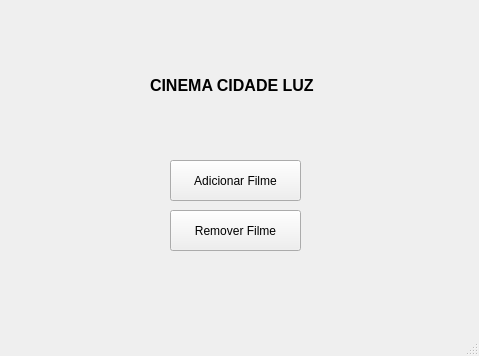
<?xml version="1.0" encoding="UTF-8"?>
<ui version="4.0">
 <class>MainWindow</class>
 <widget class="QMainWindow" name="MainWindow">
  <property name="geometry">
   <rect>
    <x>0</x>
    <y>0</y>
    <width>479</width>
    <height>356</height>
   </rect>
  </property>
  <property name="windowTitle">
   <string>MainWindow</string>
  </property>
  <widget class="QWidget" name="centralwidget">
   <widget class="QPushButton" name="pushButton">
    <property name="geometry">
     <rect>
      <x>170</x>
      <y>160</y>
      <width>131</width>
      <height>41</height>
     </rect>
    </property>
    <property name="text">
     <string>Adicionar Filme</string>
    </property>
    <property name="autoDefault">
     <bool>false</bool>
    </property>
    <property name="default">
     <bool>false</bool>
    </property>
    <property name="flat">
     <bool>false</bool>
    </property>
   </widget>
   <widget class="QPushButton" name="pushButton_2">
    <property name="geometry">
     <rect>
      <x>170</x>
      <y>210</y>
      <width>131</width>
      <height>41</height>
     </rect>
    </property>
    <property name="text">
     <string>Remover Filme</string>
    </property>
   </widget>
   <widget class="QLabel" name="label">
    <property name="geometry">
     <rect>
      <x>150</x>
      <y>70</y>
      <width>171</width>
      <height>31</height>
     </rect>
    </property>
    <property name="font">
     <font>
      <pointsize>12</pointsize>
      <weight>75</weight>
      <bold>true</bold>
     </font>
    </property>
    <property name="text">
     <string>CINEMA CIDADE LUZ</string>
    </property>
   </widget>
  </widget>
  <widget class="QMenuBar" name="menubar">
   <property name="geometry">
    <rect>
     <x>0</x>
     <y>0</y>
     <width>479</width>
     <height>21</height>
    </rect>
   </property>
  </widget>
  <widget class="QStatusBar" name="statusbar"/>
 </widget>
 <resources/>
 <connections/>
</ui>
